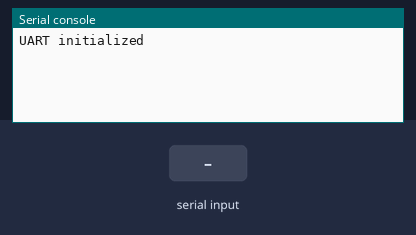
Bench run of a program on a simulated Raspberry Pi Pico running MicroPython. On the bench: the last lines printed to the serial console. The inputs (shaded band) are chosen by the test bench.

Above: at 1.2 s.
1.3 s: "1\n" received over the second serial link
At 3.2 s:
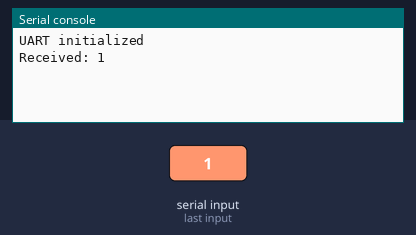
3.5 s: "0\n" received over the second serial link
At 4.8 s:
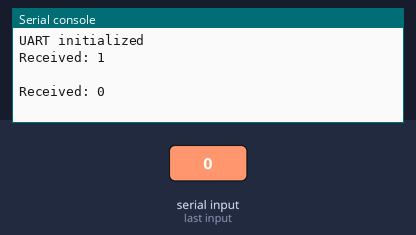
5.0 s: "2\n" received over the second serial link
At 5.5 s:
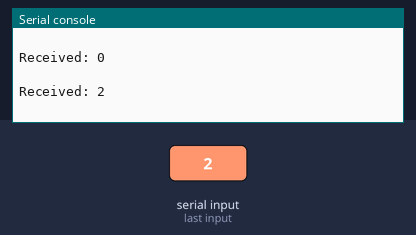

The program:

bt.py
```python
import machine
import utime

# Define HC-05 serial connection
uart = machine.UART(0, baudrate= 115200, tx=0, rx=1)
print("UART initialized")

def send_data(data):
    uart.write(data)

def receive_data():
    return uart.readline()

while True:
    # Send data to HC-05
    send_data("Hello from Pico!\n")

    # Receive data from HC-05
    received_data = receive_data()

    if received_data:
        print("Received: {}".format(received_data.decode("utf-8")))

    utime.sleep(1)
```

Measured:
- after the input at 1.3 s, the serial console: prints a new line after 0.70 s (image 1)
- after the input at 3.5 s, the serial console: prints a new line after 0.50 s (image 2)
- after the input at 5.0 s, the serial console: prints a new line at once (image 3)
